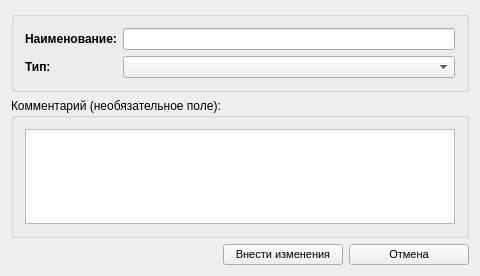
<?xml version="1.0" encoding="UTF-8"?>
<ui version="4.0">
 <class>ZPaymentsForm</class>
 <widget class="QWidget" name="ZPaymentsForm">
  <property name="geometry">
   <rect>
    <x>0</x>
    <y>0</y>
    <width>480</width>
    <height>276</height>
   </rect>
  </property>
  <property name="minimumSize">
   <size>
    <width>480</width>
    <height>200</height>
   </size>
  </property>
  <property name="windowTitle">
   <string>Добавление (изменение) данных по выплатам (вычетам)</string>
  </property>
  <property name="windowIcon">
   <iconset resource="../DSV.qrc">
    <normaloff>:/images/add.png</normaloff>:/images/add.png</iconset>
  </property>
  <property name="styleSheet">
   <string notr="true"/>
  </property>
  <layout class="QVBoxLayout" name="verticalLayout">
   <item>
    <widget class="QGroupBox" name="requiredBox">
     <property name="title">
      <string/>
     </property>
     <layout class="QGridLayout" name="gridLayout_2">
      <item row="1" column="0">
       <widget class="QLabel" name="lblSectionPlus">
        <property name="font">
         <font>
          <weight>75</weight>
          <bold>true</bold>
         </font>
        </property>
        <property name="text">
         <string>Тип:</string>
        </property>
       </widget>
      </item>
      <item row="1" column="1">
       <widget class="QComboBox" name="cboMode"/>
      </item>
      <item row="0" column="0">
       <widget class="QLabel" name="nameText_2">
        <property name="font">
         <font>
          <weight>75</weight>
          <bold>true</bold>
         </font>
        </property>
        <property name="text">
         <string>Наименование:</string>
        </property>
       </widget>
      </item>
      <item row="0" column="1">
       <widget class="QLineEdit" name="txtName">
        <property name="maxLength">
         <number>64</number>
        </property>
       </widget>
      </item>
     </layout>
    </widget>
   </item>
   <item>
    <widget class="QGroupBox" name="pnlComment">
     <property name="title">
      <string>Комментарий (необязательное поле):</string>
     </property>
     <layout class="QGridLayout" name="gridLayout">
      <item row="0" column="0">
       <widget class="QTextEdit" name="txtComment"/>
      </item>
     </layout>
    </widget>
   </item>
   <item>
    <layout class="QHBoxLayout" name="horizontalLayout">
     <item>
      <spacer name="horizontalSpacer">
       <property name="orientation">
        <enum>Qt::Horizontal</enum>
       </property>
       <property name="sizeHint" stdset="0">
        <size>
         <width>40</width>
         <height>20</height>
        </size>
       </property>
      </spacer>
     </item>
     <item>
      <widget class="QPushButton" name="cmdSave">
       <property name="minimumSize">
        <size>
         <width>120</width>
         <height>0</height>
        </size>
       </property>
       <property name="font">
        <font>
         <family>MS Shell Dlg 2</family>
         <pointsize>8</pointsize>
        </font>
       </property>
       <property name="text">
        <string>Внести изменения</string>
       </property>
       <property name="icon">
        <iconset resource="../DSV.qrc">
         <normaloff>:/images/add.png</normaloff>:/images/add.png</iconset>
       </property>
       <property name="iconSize">
        <size>
         <width>24</width>
         <height>24</height>
        </size>
       </property>
      </widget>
     </item>
     <item>
      <widget class="QPushButton" name="cmdCancel">
       <property name="minimumSize">
        <size>
         <width>120</width>
         <height>0</height>
        </size>
       </property>
       <property name="font">
        <font>
         <family>MS Shell Dlg 2</family>
         <pointsize>8</pointsize>
        </font>
       </property>
       <property name="text">
        <string>Отмена</string>
       </property>
       <property name="icon">
        <iconset resource="../DSV.qrc">
         <normaloff>:/images/error.png</normaloff>:/images/error.png</iconset>
       </property>
       <property name="iconSize">
        <size>
         <width>24</width>
         <height>24</height>
        </size>
       </property>
      </widget>
     </item>
    </layout>
   </item>
  </layout>
 </widget>
 <layoutdefault spacing="6" margin="11"/>
 <resources>
  <include location="../DSV.qrc"/>
 </resources>
 <connections>
  <connection>
   <sender>cmdCancel</sender>
   <signal>clicked()</signal>
   <receiver>ZPaymentsForm</receiver>
   <slot>close()</slot>
   <hints>
    <hint type="sourcelabel">
     <x>423</x>
     <y>337</y>
    </hint>
    <hint type="destinationlabel">
     <x>246</x>
     <y>181</y>
    </hint>
   </hints>
  </connection>
 </connections>
</ui>
